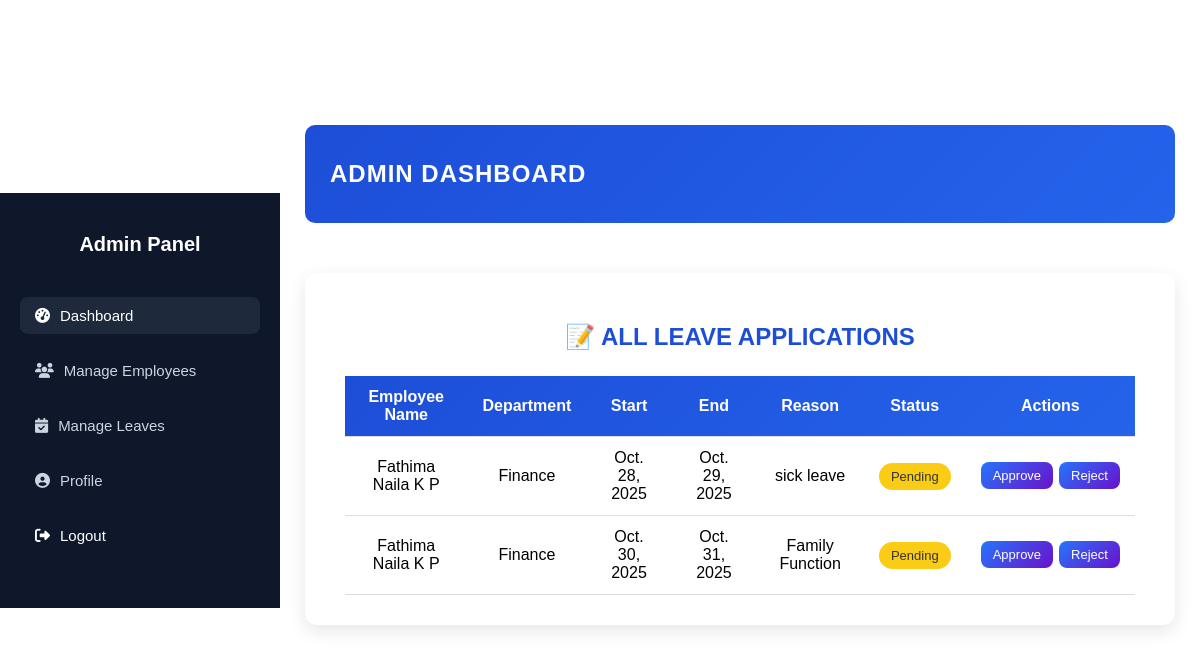
Page /admin_leave_list/ (signed in) on the earlier database version.
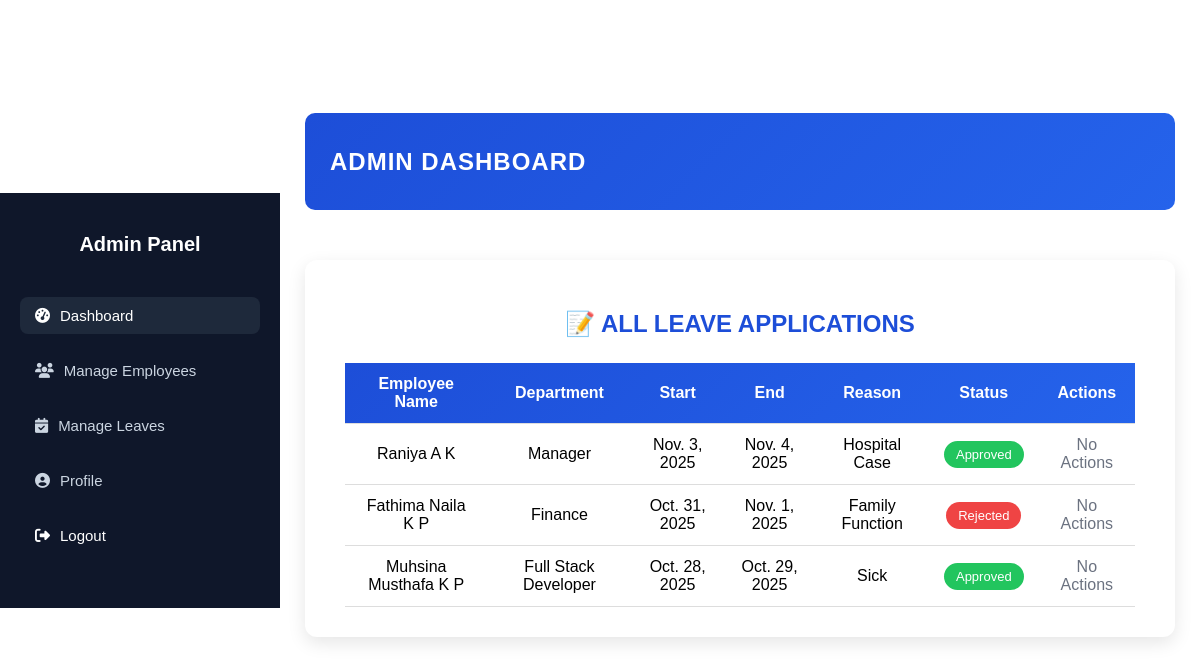
Same page on the later database version.
### elms/models.py (models this page shows, shortened)
class Leave(models.Model):
    STATUS_CHOICES = [
        ('Pending', 'Pending'),
        ('Approved', 'Approved'),
        ('Rejected', 'Rejected'),
    ]
    employee = models.ForeignKey(Profile, on_delete=models.CASCADE)
    start_date = models.DateField()
    end_date = models.DateField()
    reason = models.TextField()
    status = models.CharField(max_length=10, choices=STATUS_CHOICES, default='Pending')

class Profile(models.Model):
    full_name = models.CharField(max_length=100)
    emp_id = models.CharField(max_length=20, unique=True)
    department = models.CharField(max_length=50)
    user = models.OneToOneField(User, on_delete=models.CASCADE)

### elms/views.py (the view, shortened to what this page needs)
# urls.py: path('admin_leave_list/', views.admin_leave_list, name='admin_leave_list'),
@login_required
@user_passes_test(is_admin)
def admin_leave_list(request):
    leaves = Leave.objects.select_related('employee', 'employee__user').all().order_by('-id')
    return render(request, 'admin/admin_leave_list.html', {'leaves': leaves})

### elms/views.py (called while the page is built)
def is_admin(user):
    return user.is_staff

### elms/templates/admin/admin_leave_list.html (shortened to what this page needs)
{% extends 'master.html' %}
{% load static %}
{% block content %}
  <div class="sidebar">
    <h3 class="sidebar-title">Admin Panel</h3>
    <ul class="sidebar-menu">
      <li><a href="{% url 'dashboard' %}" class="active"><i class="fas fa-tachometer-alt"></i> Dashboard</a></li>
      <li><a href="{% url 'manage_employees' %}"><i class="fas fa-users"></i> Manage Employees</a></li>
      <li><a href="{% url 'admin_leave_list' %}"><i class="fas fa-calendar-check"></i> Manage Leaves</a></li>
      <li><a href="{% url 'admin_profile' %}"><i class="fas fa-user-circle"></i> Profile</a></li>
      <li><a href="{% url 'logout' %}" class="logout"><i class="fas fa-sign-out-alt"></i> Logout</a></li>
    </ul>
  </div>
  <div class="main-content">
    <div class="topbar">
      <h2>ADMIN DASHBOARD</h2>
    </div>
<div class="leave-list-container">
  <div class="leave-header">
    <h2>📝 All Leave Applications</h2>
  </div>
  <div class="leave-table-wrapper">
    <table class="leave-table">
      <thead>
        <tr>
          <th>Employee Name</th>
          <th>Department</th>
          <th>Start</th>
          <th>End</th>
          <th>Reason</th>
          <th>Status</th>
          <th>Actions</th>
        </tr>
      </thead>
      <tbody>
        {% for leave in leaves %}
        <tr>
          <td>{{ leave.employee.full_name }}</td>
          <td>{{ leave.employee.department }}</td>
          <td>{{ leave.start_date }}</td>
          <td>{{ leave.end_date }}</td>
          <td>{{ leave.reason }}</td>
          <td>
            {% if leave.status == 'Approved' %}
              <span class="status-badge approved">Approved</span>
            {% elif leave.status == 'Rejected' %}
              <span class="status-badge rejected">Rejected</span>
            {% else %}
              <span class="status-badge pending">Pending</span>
            {% endif %}
          </td>
          <td>
            {% if leave.status == 'Pending' %}
            <form method="post" class="action-form">
              <button name="action" value="approve" class="btn-approve">Approve</button>
              <button name="action" value="reject" class="btn-reject">Reject</button>
            </form>
            {% else %}
            <span class="text-muted">No Actions</span>
            {% endif %}
          </td>
        </tr>
        {% empty %}
        <tr>
          <td colspan="7" class="no-data">No leave applications found.</td>
        </tr>
        {% endfor %}
      </tbody>
    </table>
  </div>
{% endblock %}

### elms/templates/master.html (shortened to what this page needs)
{% load static %}
<!DOCTYPE html>
<html lang="en">
<head>
    <link rel="stylesheet" href="{% static 'css/login_register.css' %}">
    <link rel="stylesheet" href="{% static 'css/admin.css' %}">
    <link rel="stylesheet" href="https://cdnjs.cloudflare.com/ajax/libs/font-awesome/6.5.0/css/all.min.css">
</head>
<body>
    {% block content %} {% endblock %}
</body>
</html>

### elms/static/css/login_register.css (style rules this page uses)
body { font-family: "Poppins", sans-serif; height: 100vh; margin: 0; display: flex; align-items: center; justify-content: center; }

### elms/static/css/admin.css (style rules this page uses)
.sidebar { width: 240px; background-color: #0f172a; color: #fff; display: flex; flex-direction: column; padding: 20px; }
.sidebar-title { font-size: 20px; font-weight: 600; margin-bottom: 25px; text-align: center; }
.sidebar-menu { list-style: none; padding: 0; }
.sidebar-menu li { margin-bottom: 18px; }
.sidebar-menu a { text-decoration: none; color: #cbd5e1; font-size: 15px; display: flex; align-items: center; padding: 10px 15px; border-radius: 8px; transition: 0.3s; }
.sidebar-menu a i { margin-right: 10px; }
.sidebar-menu a:hover, .sidebar-menu a.active { background-color: #1e293b; color: #fff; }
.sidebar-menu .logout { color: #fff; }
.main-content { flex: 1; padding: 25px; overflow-y: auto; }
.topbar { background: linear-gradient(135deg, #1d4ed8, #2563eb); color: #fff; padding: 15px 25px; border-radius: 10px; margin-bottom: 20px; font-weight: 600; letter-spacing: 1px; }
.leave-list-container { max-width: 1100px; margin: 50px auto; background: #ffffff; padding: 30px 40px; border-radius: 12px; box-shadow: 0 6px 18px rgba(0, 0, 0, 0.1); font-family: "Poppins", sans-serif; }
.leave-header { text-align: center; margin-bottom: 25px; }
.leave-header h2 { color: #1d4ed8; font-weight: 600; text-transform: uppercase; }
.leave-table { width: 100%; border-collapse: collapse; text-align: center; }
.leave-table thead { background: linear-gradient(135deg, #1d4ed8, #2563eb); color: #fff; }
.leave-table th, .leave-table td { padding: 12px 15px; border-bottom: 1px solid #ddd; }
.status-badge { padding: 6px 12px; border-radius: 20px; font-weight: 500; font-size: 13px; }
.status-badge.approved { background-color: #22c55e; color: white; }
.status-badge.rejected { background-color: #ef4444; color: white; }
.text-muted { color: #6b7280 !important; }

Differences in the rows shown:
removed Leave: employee.full_name "Fathima Naila K P", employee.department "Finance", start_date "Oct. 28, 2025", end_date "Oct. 29, 2025", reason "sick leave", status "Pending"
removed Leave: employee.full_name "Fathima Naila K P", employee.department "Finance", start_date "Oct. 30, 2025", end_date "Oct. 31, 2025", reason "Family Function", status "Pending"
added Leave: employee.full_name "Raniya A K", employee.department "Manager", start_date "Nov. 3, 2025", end_date "Nov. 4, 2025", reason "Hospital Case", status "Approved"
added Leave: employee.full_name "Fathima Naila K P", employee.department "Finance", start_date "Oct. 31, 2025", end_date "Nov. 1, 2025", reason "Family Function", status "Rejected"
added Leave: employee.full_name "Muhsina Musthafa K P", employee.department "Full Stack Developer", start_date "Oct. 28, 2025", end_date "Oct. 29, 2025", reason "Sick", status "Approved"
